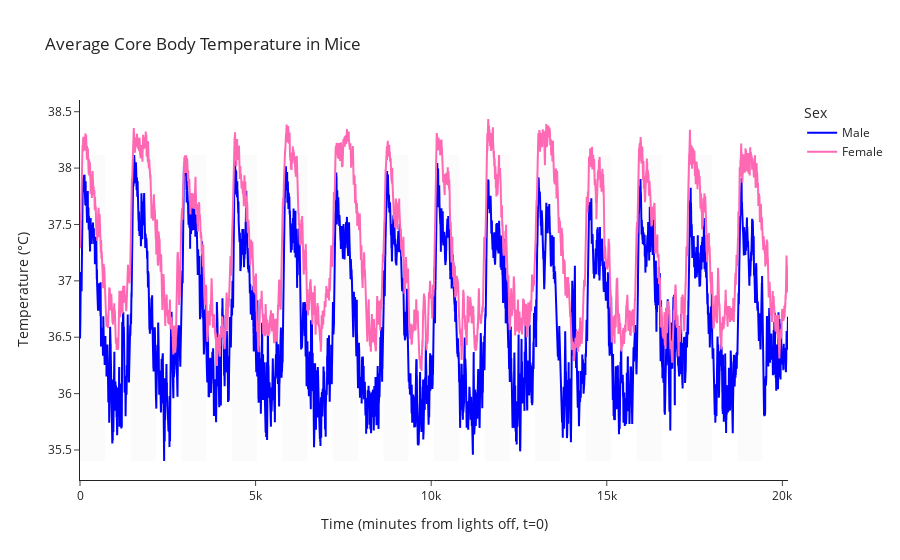

The code cell stored with this chart in its notebook:
### Code cell
import pandas as pd
import numpy as np
import plotly.graph_objects as go

# Load data (each has shape: 20160 rows × 13 mice)
fem_act = pd.read_csv("fem_act.csv")
fem_temp = pd.read_csv("fem_temp.csv")
male_act = pd.read_csv("male_act.csv")
male_temp = pd.read_csv("male_temp.csv")

# Constants
minutes_per_day = 1440
total_minutes = fem_temp.shape[0]

# # Estrus occurs on days 2, 6, 10, 14 (0-based day index: 1, 5, 9, 13)
# estrus_days = [1, 5, 9, 13]
# estrus_minutes = []
# for day in estrus_days:
#     start = day * minutes_per_day
#     end = start + minutes_per_day
#     estrus_minutes.extend(range(start, end))

# # Filter out estrus minutes from female data
# fem_temp_no_estrus = fem_temp.copy()
# fem_temp_no_estrus.iloc[estrus_minutes] = np.nan

# Compute per-minute averages
male_avg_temp = male_temp.mean(axis=1)
female_avg_temp = fem_temp.mean(axis=1)

# Create x-axis as time in minutes
time = np.arange(total_minutes)

# Plotly line plot
fig = go.Figure()

# Add alternating shaded backgrounds to show dark/light cycles (12h:12h = 720 minutes per phase)
for start in range(0, total_minutes, 720):
    fig.add_shape(
        type="rect",
        x0=start,
        x1=start + 720,
        y0=male_avg_temp.min(),
        y1=male_avg_temp.max(),
        fillcolor="rgba(0,0,0,0.05)" if (start // 720) % 2 == 0 else "rgba(255,255,255,0)",
        layer="below",
        line_width=0,
    )

fig.add_trace(go.Scatter(
    x=time,
    y=male_avg_temp,
    mode='lines',
    name='Male',
    line=dict(color='blue')
))

fig.add_trace(go.Scatter(
    x=time,
    y=female_avg_temp,
    mode='lines',
    name='Female',
    line=dict(color='hotpink')
))

fig.update_layout(
    title="Average Core Body Temperature in Mice",
    xaxis_title="Time (minutes from lights off, t=0)",
    yaxis_title="Temperature (°C)",
    legend_title="Sex",
    template="simple_white"
)



fig.show()

### Figure 1 — Plotly figure (JSON) as saved in the notebook; plotly's stock layout.template omitted (floating-point values rounded to 4 significant figures; data arrays with more than 128 entries replaced by an {"elided": "..."} marker saying what was removed)
{"data": [{"line": {"color": "blue"}, "mode": "lines", "name": "Male", "type": "scatter", "x": {"elided": "20160 int values"}, "y": {"elided": "20160 float values"}}, {"line": {"color": "hotpink"}, "mode": "lines", "name": "Female", "type": "scatter", "x": {"elided": "20160 int values"}, "y": {"elided": "20160 float values"}}], "layout": {"legend": {"title": {"text": "Sex"}}, "shapes": [{"fillcolor": "rgba(0,0,0,0.05)", "layer": "below", "line": {"width": 0}, "type": "rect", "x0": 0, "x1": 720, "y0": 35.4, "y1": 38.12}, {"fillcolor": "rgba(255,255,255,0)", "layer": "below", "line": {"width": 0}, "type": "rect", "x0": 720, "x1": 1440, "y0": 35.4, "y1": 38.12}, {"fillcolor": "rgba(0,0,0,0.05)", "layer": "below", "line": {"width": 0}, "type": "rect", "x0": 1440, "x1": 2160, "y0": 35.4, "y1": 38.12}, {"fillcolor": "rgba(255,255,255,0)", "layer": "below", "line": {"width": 0}, "type": "rect", "x0": 2160, "x1": 2880, "y0": 35.4, "y1": 38.12}, {"fillcolor": "rgba(0,0,0,0.05)", "layer": "below", "line": {"width": 0}, "type": "rect", "x0": 2880, "x1": 3600, "y0": 35.4, "y1": 38.12}, {"fillcolor": "rgba(255,255,255,0)", "layer": "below", "line": {"width": 0}, "type": "rect", "x0": 3600, "x1": 4320, "y0": 35.4, "y1": 38.12}, {"fillcolor": "rgba(0,0,0,0.05)", "layer": "below", "line": {"width": 0}, "type": "rect", "x0": 4320, "x1": 5040, "y0": 35.4, "y1": 38.12}, {"fillcolor": "rgba(255,255,255,0)", "layer": "below", "line": {"width": 0}, "type": "rect", "x0": 5040, "x1": 5760, "y0": 35.4, "y1": 38.12}, {"fillcolor": "rgba(0,0,0,0.05)", "layer": "below", "line": {"width": 0}, "type": "rect", "x0": 5760, "x1": 6480, "y0": 35.4, "y1": 38.12}, {"fillcolor": "rgba(255,255,255,0)", "layer": "below", "line": {"width": 0}, "type": "rect", "x0": 6480, "x1": 7200, "y0": 35.4, "y1": 38.12}, {"fillcolor": "rgba(0,0,0,0.05)", "layer": "below", "line": {"width": 0}, "type": "rect", "x0": 7200, "x1": 7920, "y0": 35.4, "y1": 38.12}, {"fillcolor": "rgba(255,255,255,0)", "layer": "below", "line": {"width": 0}, "type": "rect", "x0": 7920, "x1": 8640, "y0": 35.4, "y1": 38.12}, {"fillcolor": "rgba(0,0,0,0.05)", "layer": "below", "line": {"width": 0}, "type": "rect", "x0": 8640, "x1": 9360, "y0": 35.4, "y1": 38.12}, {"fillcolor": "rgba(255,255,255,0)", "layer": "below", "line": {"width": 0}, "type": "rect", "x0": 9360, "x1": 10080, "y0": 35.4, "y1": 38.12}, {"fillcolor": "rgba(0,0,0,0.05)", "layer": "below", "line": {"width": 0}, "type": "rect", "x0": 10080, "x1": 10800, "y0": 35.4, "y1": 38.12}, {"fillcolor": "rgba(255,255,255,0)", "layer": "below", "line": {"width": 0}, "type": "rect", "x0": 10800, "x1": 11520, "y0": 35.4, "y1": 38.12}, {"fillcolor": "rgba(0,0,0,0.05)", "layer": "below", "line": {"width": 0}, "type": "rect", "x0": 11520, "x1": 12240, "y0": 35.4, "y1": 38.12}, {"fillcolor": "rgba(255,255,255,0)", "layer": "below", "line": {"width": 0}, "type": "rect", "x0": 12240, "x1": 12960, "y0": 35.4, "y1": 38.12}, {"fillcolor": "rgba(0,0,0,0.05)", "layer": "below", "line": {"width": 0}, "type": "rect", "x0": 12960, "x1": 13680, "y0": 35.4, "y1": 38.12}, {"fillcolor": "rgba(255,255,255,0)", "layer": "below", "line": {"width": 0}, "type": "rect", "x0": 13680, "x1": 14400, "y0": 35.4, "y1": 38.12}, {"fillcolor": "rgba(0,0,0,0.05)", "layer": "below", "line": {"width": 0}, "type": "rect", "x0": 14400, "x1": 15120, "y0": 35.4, "y1": 38.12}, {"fillcolor": "rgba(255,255,255,0)", "layer": "below", "line": {"width": 0}, "type": "rect", "x0": 15120, "x1": 15840, "y0": 35.4, "y1": 38.12}, {"fillcolor": "rgba(0,0,0,0.05)", "layer": "below", "line": {"width": 0}, "type": "rect", "x0": 15840, "x1": 16560, "y0": 35.4, "y1": 38.12}, {"fillcolor": "rgba(255,255,255,0)", "layer": "below", "line": {"width": 0}, "type": "rect", "x0": 16560, "x1": 17280, "y0": 35.4, "y1": 38.12}, {"fillcolor": "rgba(0,0,0,0.05)", "layer": "below", "line": {"width": 0}, "type": "rect", "x0": 17280, "x1": 18000, "y0": 35.4, "y1": 38.12}, {"fillcolor": "rgba(255,255,255,0)", "layer": "below", "line": {"width": 0}, "type": "rect", "x0": 18000, "x1": 18720, "y0": 35.4, "y1": 38.12}, {"fillcolor": "rgba(0,0,0,0.05)", "layer": "below", "line": {"width": 0}, "type": "rect", "x0": 18720, "x1": 19440, "y0": 35.4, "y1": 38.12}, {"fillcolor": "rgba(255,255,255,0)", "layer": "below", "line": {"width": 0}, "type": "rect", "x0": 19440, "x1": 20160, "y0": 35.4, "y1": 38.12}], "title": {"text": "Average Core Body Temperature in Mice"}, "xaxis": {"title": {"text": "Time (minutes from lights off, t=0)"}}, "yaxis": {"title": {"text": "Temperature (°C)"}}}}
